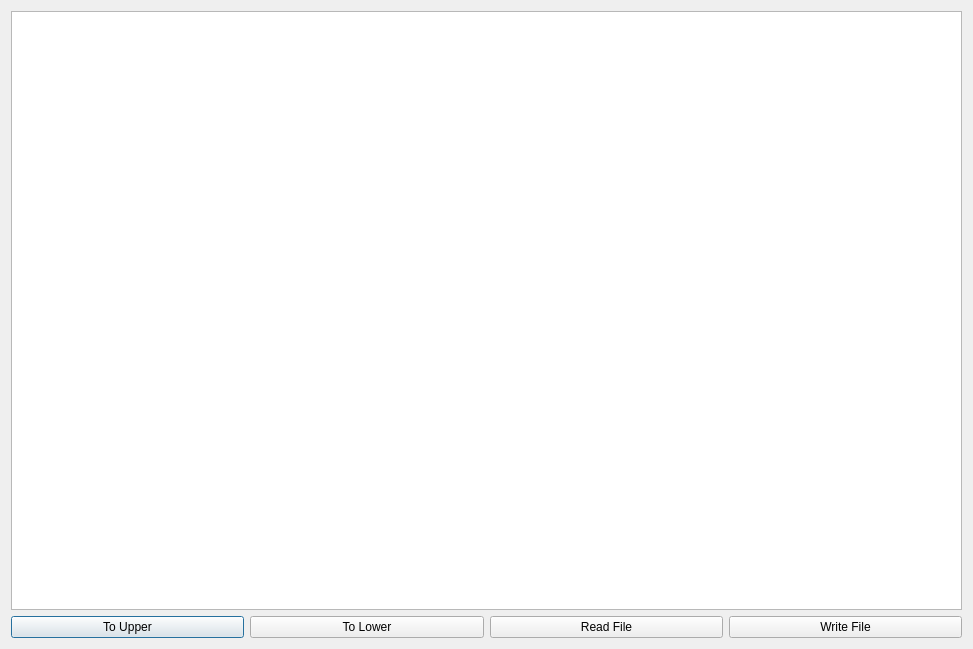
<?xml version="1.0" encoding="UTF-8"?>
<ui version="4.0">
 <class>dl_task1</class>
 <widget class="QDialog" name="dl_task1">
  <property name="geometry">
   <rect>
    <x>0</x>
    <y>0</y>
    <width>973</width>
    <height>649</height>
   </rect>
  </property>
  <property name="minimumSize">
   <size>
    <width>973</width>
    <height>649</height>
   </size>
  </property>
  <property name="windowTitle">
   <string>Read &amp; Write</string>
  </property>
  <layout class="QVBoxLayout" name="verticalLayout">
   <item>
    <widget class="QTextEdit" name="te_content"/>
   </item>
   <item>
    <layout class="QHBoxLayout" name="horizontalLayout">
     <item>
      <widget class="QPushButton" name="btn_to_upper">
       <property name="text">
        <string>To Upper</string>
       </property>
      </widget>
     </item>
     <item>
      <widget class="QPushButton" name="btn_to_lower">
       <property name="text">
        <string>To Lower</string>
       </property>
      </widget>
     </item>
     <item>
      <widget class="QPushButton" name="btn_read">
       <property name="text">
        <string>Read File</string>
       </property>
      </widget>
     </item>
     <item>
      <widget class="QPushButton" name="btn_write">
       <property name="text">
        <string>Write File</string>
       </property>
      </widget>
     </item>
    </layout>
   </item>
  </layout>
 </widget>
 <resources/>
 <connections/>
</ui>
